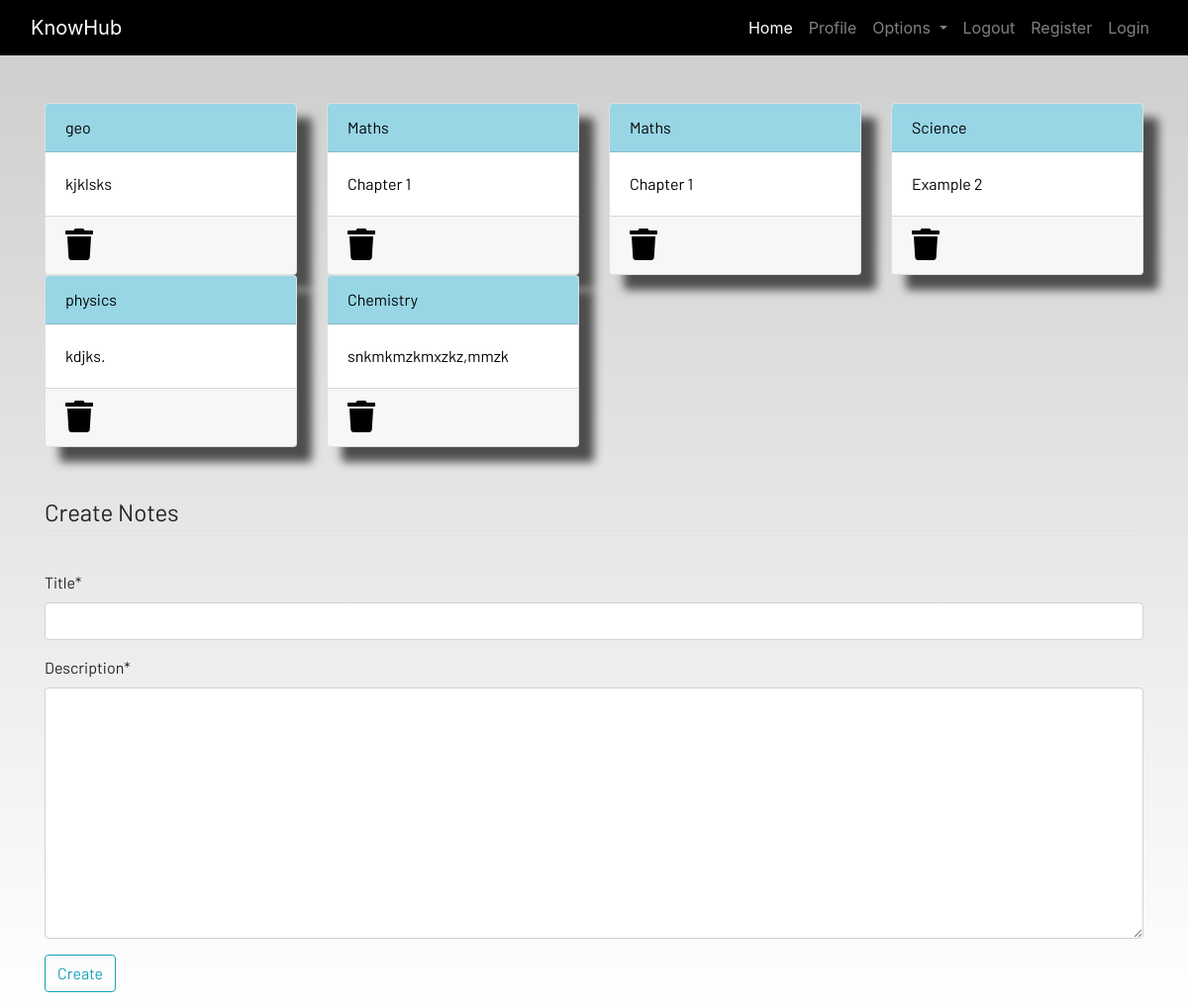
Screenshot of /notes (signed in) with the database file from the repository.
### dashboard/models.py (models this page shows, shortened)
class Notes(models.Model):
    user=models.ForeignKey(User,on_delete=models.CASCADE)
    title=models.CharField(max_length=200)
    description=models.TextField()
    class Meta:
        verbose_name="notes"
        verbose_name_plural="notes"

### dashboard/views.py (the view, shortened to what this page needs)
# urls.py: path('notes',views.notes,name="notes"),
def notes(request):
    form = NotesForm()
    notes = Notes.objects.filter(user=request.user)
    context = {'notes': notes, 'form': form}
    return render(request, 'dashboard/notes.html', context)

### dashboard/forms.py
class NotesForm(forms.ModelForm):
    class Meta:
        model=Notes
        fields=['title','description']

### dashboard/templates/dashboard/notes.html (shortened to what this page needs)
{% extends 'dashboard/base.html' %}
{% load static %}
{% block content %}
{% load crispy_forms_tags %}
<div class="container">
    <div class="row">
        {% for note in notes%}
        <div class="col-md-3">
            <a href="#">
                <div class="card">
                    <div class="card-header">{{note.title}}</div>
                    <div class="card-body">{{note.description|slice:"0:100"}}</div>
                    <div class="card-footer mt-auto "><a href="{%url 'delete-note' note.id %}">
                        <i class="fa fa-trash fa-2x"></i></a>
                    </div>
                </div>
            </a>
        </div>
       {%endfor%}
        <br><br>
    </div>
</div>
<br><br>
<div class="container">
    <form method="POST">
        <fieldset class="form-group">
            <legend class="border-bottom mb-4">Create Notes</legend>
        </fieldset>
        {{form|crispy}}
        <div class="form-group">
            <button href="" class="btn btn-outline-info" type="submit">
                Create
            </button>
        </div>
    </form>
</div>
{% endblock content %}

### static/css/main.css (style rules this page uses)
html { scroll-behavior: smooth; height: 100%; width: 100%; }
.card { box-shadow: 15px 15px 10px rgb(78, 77, 77); }
a { text-decoration: none !important; color: black; }
.card-header { color: black !important; background: rgb(152, 214, 230) !important; transition: 0.3s ease-in; }
html, body { max-width: 100%; overflow-x: hidden; height: 100%; width: 100%; }
body { background: linear-gradient(rgba(0, 0, 0, 0.2), rgba(255, 255, 255, 0.5)); overflow-x: hidden; background-repeat: no-repeat; }
.card-header { background-color: rgb(133, 204, 231); }
.col-md-3 .card { width: 100%; height: 100%; }
.fa { color: black; }

### rows the page displays
Notes: title "geo", description "kjklsks"
Notes: title "Maths", description "Chapter 1"
Notes: title "Maths", description "Chapter 1"
Notes: title "Science", description "Example 2"
Notes: title "physics", description "kdjks."
Notes: title "Chemistry", description "snkmkmzkmxzkz,mmzk"
